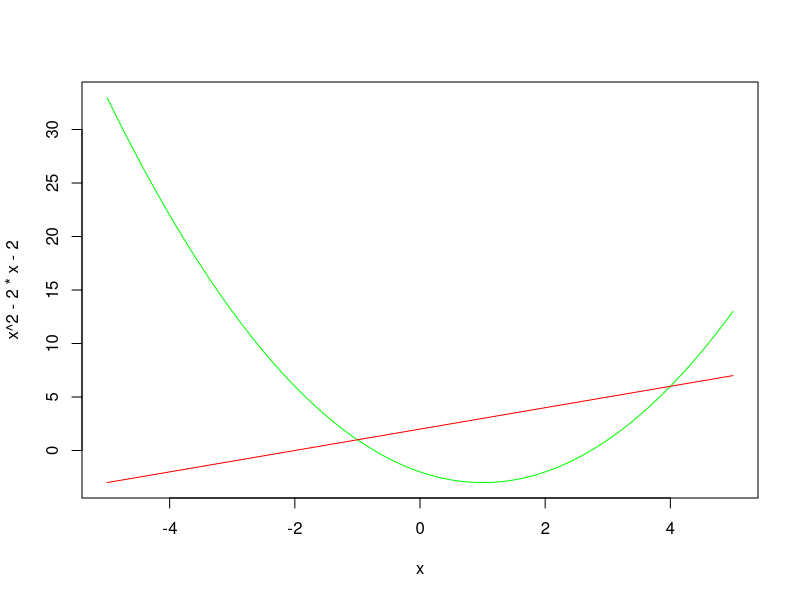

R code for this plot:
## ---- chunk 1
knitr::opts_chunk$set(echo = TRUE)
## ---- chunk 2
curve(x^2 - 2*x - 2,-5,5, col = "green")
curve(x + 2, add = TRUE, col = "red")
